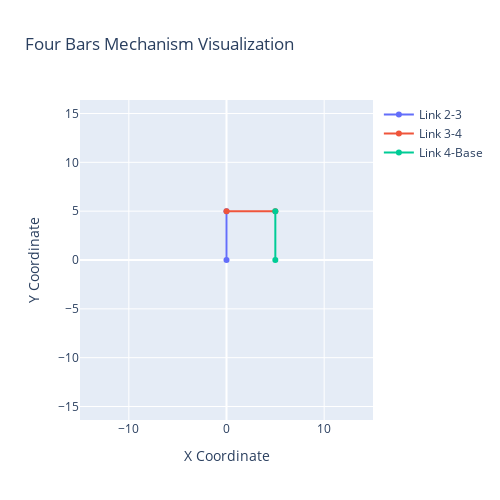

Here is the notebook cell this chart was saved with:
### Code cell
import plotly.graph_objects as go



import plotly.graph_objects as go
import numpy as np

def plot_mechanism_updated(solution):
    # Extracting the coordinates from the solution
    r_x_2, r_y_2, r_x_3, r_y_3, r_x_4, r_y_4 = solution[0:6]
    
    # Create traces for each line
    trace1 = go.Scatter(x=[r_x_2, r_x_3], y=[r_y_2, r_y_3], mode='lines+markers', name='Link 2-3')
    trace2 = go.Scatter(x=[r_x_3, r_x_4], y=[r_y_3, r_y_4], mode='lines+markers', name='Link 3-4')
    trace3 = go.Scatter(x=[r_x_4, 5], y=[r_y_4, 0], mode='lines+markers', name='Link 4-Base')
    
    # Define layout with equal aspect ratio and specified axis ranges
    layout = go.Layout(title='Four Bars Mechanism Visualization',
                       xaxis=dict(title='X Coordinate', scaleanchor="y", scaleratio=1, range=[-15, 15]),
                       yaxis=dict(title='Y Coordinate', scaleanchor="x", scaleratio=1, range=[-15, 15]),
                       showlegend=True,
                       autosize=False,  # Disable automatic sizing to maintain aspect ratio
                       width=500,  # Set width of the plot
                       height=500)  # Set height of the plot
    
    # Create figure and plot
    fig = go.Figure(data=[trace1, trace2, trace3], layout=layout)
    fig.show()




# Testing the updated plotting function with the sample solution
plot_mechanism_updated(solution)

### Figure 1 — Plotly figure (JSON) as saved in the notebook; plotly's stock layout.template omitted (floating-point values rounded to 4 significant figures)
{"data": [{"mode": "lines+markers", "name": "Link 2-3", "type": "scatter", "x": [1.49e-08, 4.052e-24], "y": [1.49e-08, 5]}, {"mode": "lines+markers", "name": "Link 3-4", "type": "scatter", "x": [4.052e-24, 5.0], "y": [5, 5.0]}, {"mode": "lines+markers", "name": "Link 4-Base", "type": "scatter", "x": [5.0, 5], "y": [5.0, 0]}], "layout": {"autosize": false, "height": 500, "showlegend": true, "title": {"text": "Four Bars Mechanism Visualization"}, "width": 500, "xaxis": {"range": [-15, 15], "scaleanchor": "y", "scaleratio": 1, "title": {"text": "X Coordinate"}}, "yaxis": {"range": [-15, 15], "scaleanchor": "x", "scaleratio": 1, "title": {"text": "Y Coordinate"}}}}
